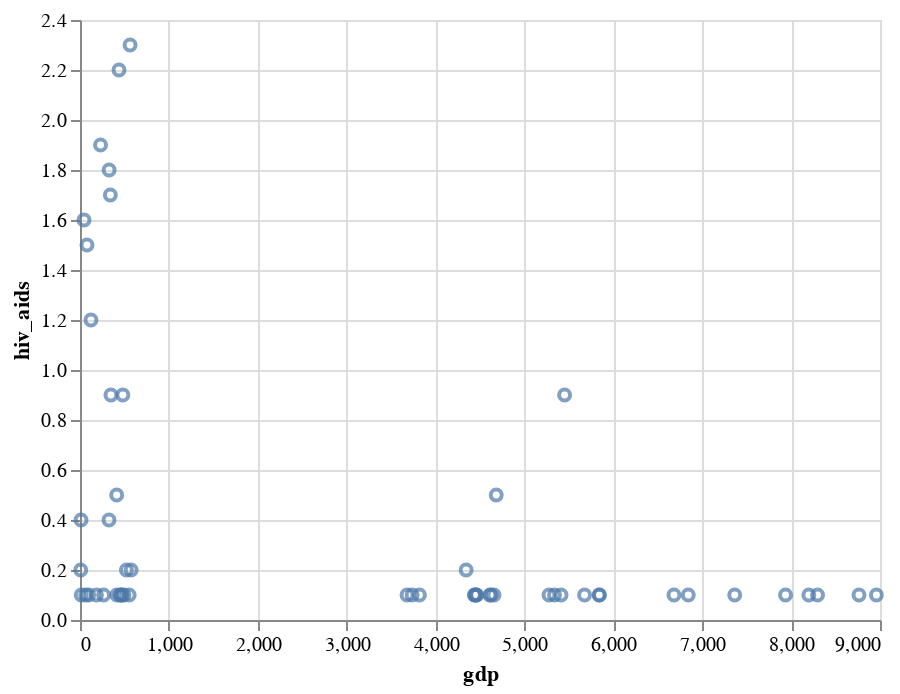

Notebook source saved alongside this figure:
### Markdown cell above
Now, 54 countries are included of which 45 developing and 9 are developed. Let's make a scatterplot with these data to see the correlation between gdp and hiv_aids deaths per 1,000 live births of only the first and fourth quartile data.

### Code cell
alt.Chart(Health_factors_quartiles).mark_point().encode(
    x='gdp:Q',
    y='hiv_aids:Q'
)

### Figure 1 — Vega-Lite specification as saved in the notebook (floating-point values rounded to 4 significant figures)
{"config": {"view": {"continuousWidth": 400, "continuousHeight": 300}}, "data": {"name": "data-0b036eb5178480093e38452ebe818774"}, "mark": "point", "encoding": {"x": {"field": "gdp", "type": "quantitative"}, "y": {"field": "hiv_aids", "type": "quantitative"}}, "$schema": "https://vega.github.io/schema/vega-lite/v4.17.0.json", "datasets": {"data-0b036eb5178480093e38452ebe818774": [{"country": "Afghanistan", "year": 2010, "gdp": 553.3, "hiv_aids": 0.1, "status": "Developing"}, {"country": "Albania", "year": 2010, "gdp": 494.4, "hiv_aids": 0.1, "status": "Developing"}, {"country": "Algeria", "year": 2010, "gdp": 4463.0, "hiv_aids": 0.1, "status": "Developing"}, {"country": "Azerbaijan", "year": 2010, "gdp": 5843.0, "hiv_aids": 0.1, "status": "Developing"}, {"country": "Belarus", "year": 2010, "gdp": 63.39, "hiv_aids": 0.1, "status": "Developing"}, {"country": "Belgium", "year": 2010, "gdp": 4438.0, "hiv_aids": 0.1, "status": "Developed"}, {"country": "Belize", "year": 2010, "gdp": 4344.0, "hiv_aids": 0.2, "status": "Developing"}, {"country": "Bosnia and Herzegovina", "year": 2010, "gdp": 4611.0, "hiv_aids": 0.1, "status": "Developing"}, {"country": "Bulgaria", "year": 2010, "gdp": 6843.0, "hiv_aids": 0.1, "status": "Developed"}, {"country": "Burundi", "year": 2010, "gdp": 231.2, "hiv_aids": 1.9, "status": "Developing"}, {"country": "China", "year": 2010, "gdp": 456.5, "hiv_aids": 0.1, "status": "Developing"}, {"country": "Costa Rica", "year": 2010, "gdp": 8199.0, "hiv_aids": 0.1, "status": "Developing"}, {"country": "Cuba", "year": 2010, "gdp": 5676.0, "hiv_aids": 0.1, "status": "Developing"}, {"country": "Cyprus", "year": 2010, "gdp": 3818.0, "hiv_aids": 0.1, "status": "Developed"}, {"country": "Denmark", "year": 2010, "gdp": 5841.0, "hiv_aids": 0.1, "status": "Developed"}, {"country": "Dominican Republic", "year": 2010, "gdp": 5452.0, "hiv_aids": 0.9, "status": "Developing"}, {"country": "Ecuador", "year": 2010, "gdp": 4657.0, "hiv_aids": 0.1, "status": "Developing"}, {"country": "Eritrea", "year": 2010, "gdp": 482.1, "hiv_aids": 0.9, "status": "Developing"}, {"country": "Ethiopia", "year": 2010, "gdp": 341.4, "hiv_aids": 1.7, "status": "Developing"}, {"country": "Finland", "year": 2010, "gdp": 4622.0, "hiv_aids": 0.1, "status": "Developing"}, {"country": "France", "year": 2010, "gdp": 473.3, "hiv_aids": 0.1, "status": "Developing"}, {"country": "Grenada", "year": 2010, "gdp": 7366.0, "hiv_aids": 0.1, "status": "Developing"}, {"country": "Guinea", "year": 2010, "gdp": 438.8, "hiv_aids": 2.2, "status": "Developing"}, {"country": "Guyana", "year": 2010, "gdp": 326.3, "hiv_aids": 0.4, "status": "Developing"}, {"country": "Iraq", "year": 2010, "gdp": 452.7, "hiv_aids": 0.1, "status": "Developing"}, {"country": "Jamaica", "year": 2010, "gdp": 4683.0, "hiv_aids": 0.5, "status": "Developing"}, {"country": "Japan", "year": 2010, "gdp": 4458.0, "hiv_aids": 0.1, "status": "Developed"}, {"country": "Jordan", "year": 2010, "gdp": 3679.0, "hiv_aids": 0.1, "status": "Developing"}, {"country": "Kazakhstan", "year": 2010, "gdp": 97.65, "hiv_aids": 0.1, "status": "Developing"}, {"country": "Lebanon", "year": 2010, "gdp": 8764.0, "hiv_aids": 0.1, "status": "Developing"}, {"country": "Liberia", "year": 2010, "gdp": 327.4, "hiv_aids": 1.8, "status": "Developing"}, {"country": "Madagascar", "year": 2010, "gdp": 412.7, "hiv_aids": 0.5, "status": "Developing"}, {"country": "Mali", "year": 2010, "gdp": 78.38, "hiv_aids": 1.5, "status": "Developing"}, {"country": "Mauritania", "year": 2010, "gdp": 123.4, "hiv_aids": 1.2, "status": "Developing"}, {"country": "Mauritius", "year": 2010, "gdp": 8.376, "hiv_aids": 0.2, "status": "Developing"}, {"country": "Mexico", "year": 2010, "gdp": 8960.0, "hiv_aids": 0.1, "status": "Developing"}, {"country": "Mongolia", "year": 2010, "gdp": 265.4, "hiv_aids": 0.1, "status": "Developing"}, {"country": "Montenegro", "year": 2010, "gdp": 6682.0, "hiv_aids": 0.1, "status": "Developing"}, {"country": "Netherlands", "year": 2010, "gdp": 5338.0, "hiv_aids": 0.1, "status": "Developed"}, {"country": "Niger", "year": 2010, "gdp": 348.2, "hiv_aids": 0.9, "status": "Developing"}, {"country": "Pakistan", "year": 2010, "gdp": 14.14, "hiv_aids": 0.1, "status": "Developing"}, {"country": "Panama", "year": 2010, "gdp": 7937.0, "hiv_aids": 0.1, "status": "Developing"}, {"country": "Peru", "year": 2010, "gdp": 522.5, "hiv_aids": 0.2, "status": "Developing"}, {"country": "Romania", "year": 2010, "gdp": 8297.0, "hiv_aids": 0.1, "status": "Developed"}, {"country": "Rwanda", "year": 2010, "gdp": 563.5, "hiv_aids": 2.3, "status": "Developing"}, {"country": "Senegal", "year": 2010, "gdp": 11.63, "hiv_aids": 0.4, "status": "Developing"}, {"country": "Serbia", "year": 2010, "gdp": 5412.0, "hiv_aids": 0.1, "status": "Developing"}, {"country": "Seychelles", "year": 2010, "gdp": 184.7, "hiv_aids": 0.1, "status": "Developing"}, {"country": "Sierra Leone", "year": 2010, "gdp": 45.13, "hiv_aids": 1.6, "status": "Developing"}, {"country": "Spain", "year": 2010, "gdp": 3736.0, "hiv_aids": 0.1, "status": "Developed"}, {"country": "Sweden", "year": 2010, "gdp": 5276.0, "hiv_aids": 0.1, "status": "Developed"}, {"country": "Thailand", "year": 2010, "gdp": 575.3, "hiv_aids": 0.2, "status": "Developing"}, {"country": "Tunisia", "year": 2010, "gdp": 414.2, "hiv_aids": 0.1, "status": "Developing"}, {"country": "Turkmenistan", "year": 2010, "gdp": 4439.0, "hiv_aids": 0.1, "status": "Developing"}]}}
